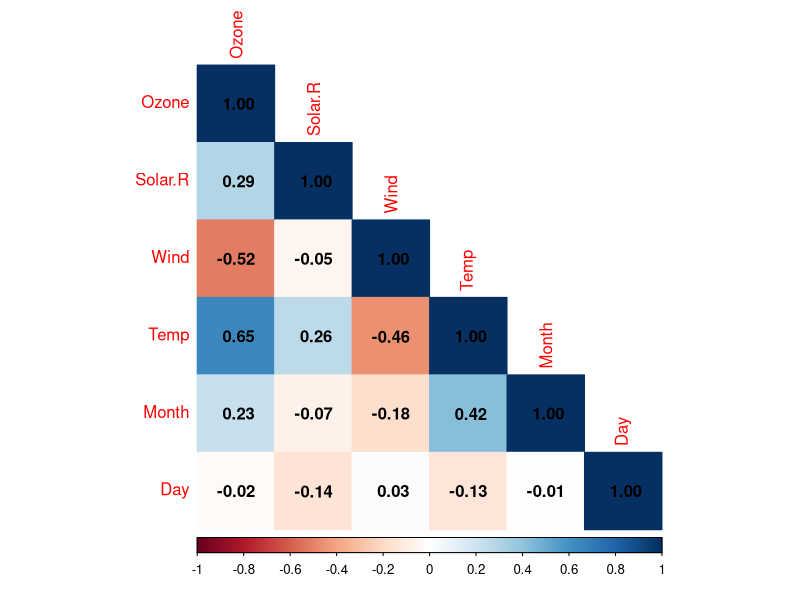
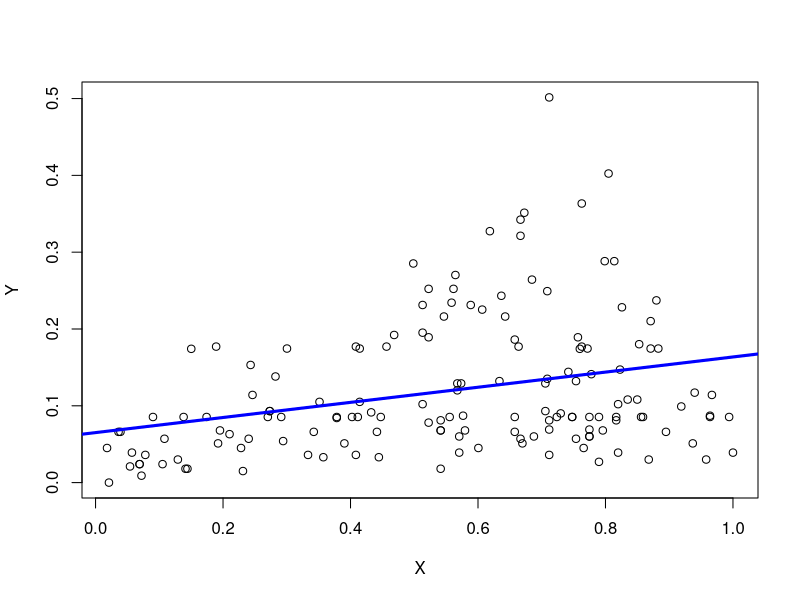
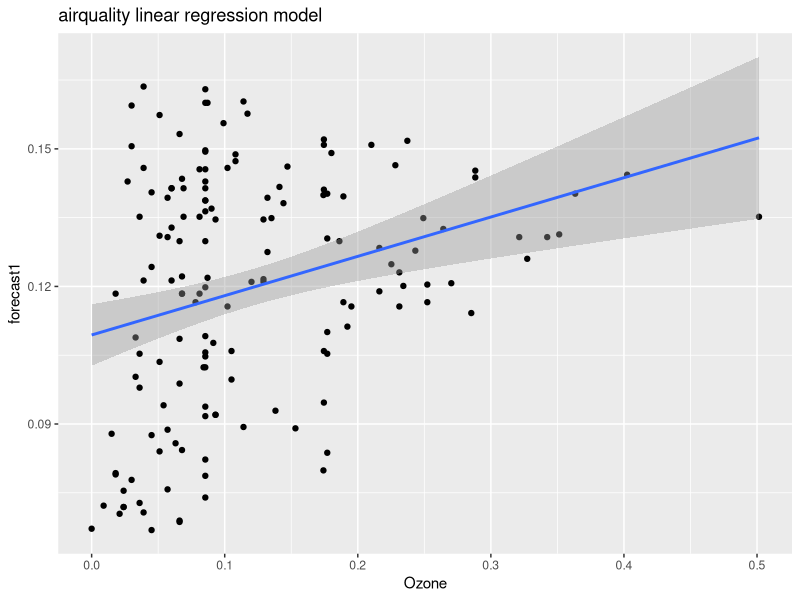
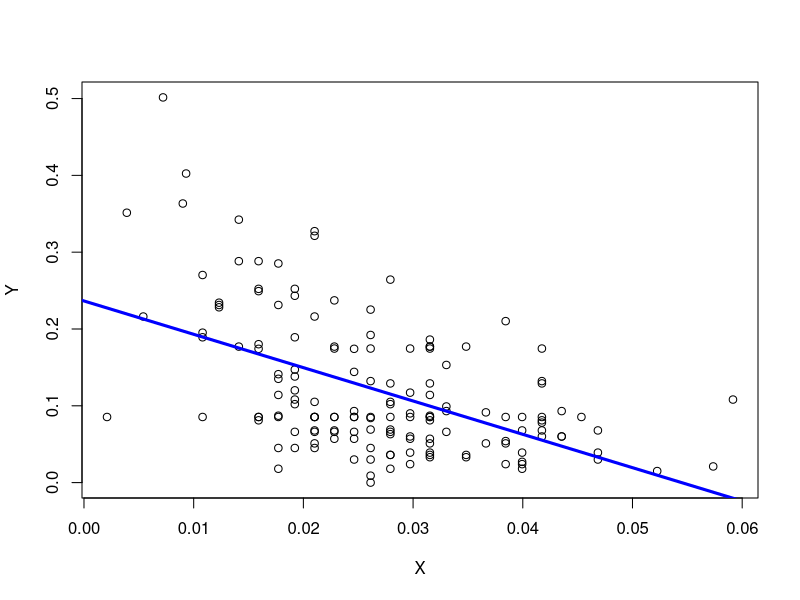
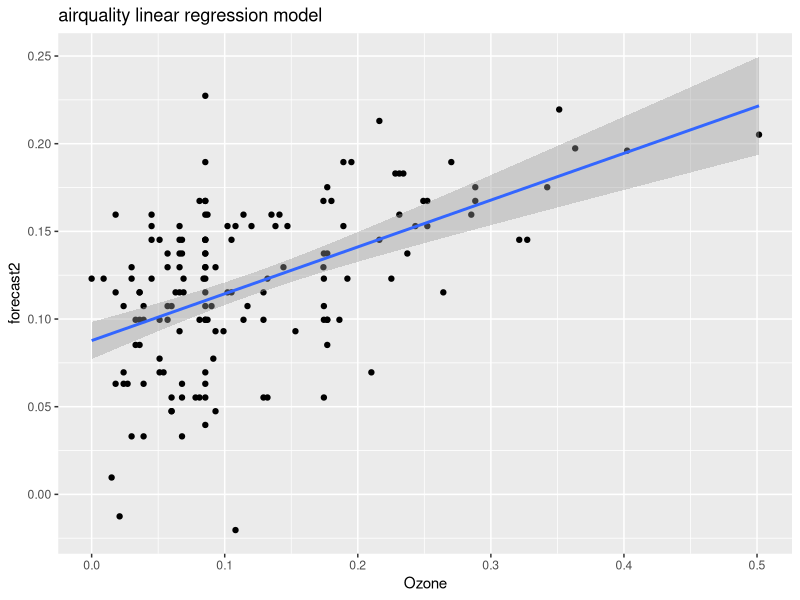

The R source for these figures, in order:
library(mlbench)
library(corrplot)
library(ggplot2)
#airquality 데이터를 로드함
data("airquality")

#이상치 확인 및 제거
col1 = mapply(anyNA, airquality)
col1
for(i in 1:nrow(airquality)){
  if(is.na(airquality[i,"Ozone"])){
    airquality[i,"Ozone"]=mean(airquality[which(airquality[,"Month"]
                                                == airquality[i,"Month"]),
                                          "Ozone"],na.rm=T)
  }
  if(is.na(airquality[i,"Solar.R"])){
    airquality[i,"Solar.R"]=mean(airquality[which(airquality[,"Month"]
                                                == airquality[i,"Month"]),
                                          "Solar.R"],na.rm=T)
  }
}

#정규화
normalize = function(x){
  return((x-min(x))/(max(x)-min(x)))
}
airquality = normalize(airquality)
str(airquality)
head(airquality)

#상관관계 파악
airquality_cor = cor(airquality)
corrplot(airquality_cor, method = "color",
         type="lower", addCoef.col = "black")

#1차 선형회귀모델 확인 (태양광과 오존의 모델)
Y = airquality[,"Ozone"]
X = airquality[,"Solar.R"]

model1 = lm(Y~X)
model1
plot(Y~X)
abline(model1, col="blue", lwd=3)
summary(model1)

#1차 예측모델
airquality$forecast1 = predict(model1)
ggplot(data=airquality, aes(x=Ozone, y=forecast1)) +
  geom_point()+
  geom_smooth(method = lm)+
  labs(title="airquality linear regression model")

#2차 선형회귀모델 확인 (바람과 오존의 모델)
Y = airquality[,"Ozone"]
X = airquality[,"Wind"]

model2 = lm(Y~X)
model2
plot(Y~X)
abline(model2, col="blue", lwd=3)
summary(model2)

#2차 예측모델
airquality$forecast2 = predict(model2)
ggplot(data=airquality, aes(x=Ozone, y=forecast2)) +
  geom_point()+
  geom_smooth(method = lm)+
  labs(title="airquality linear regression model")


#Ozone에 다른 변수들이 미치는 영향을 확인하기 위해, 1차로 모델을 생성
m=lm(Ozone~., data=airquality)
#Intercept, Solar.R, Wind, Temp, Month가 유의미한 영향력을 끼치는 것으로 확인
summary(m)

 #전진선택, 후진제거, 단계적선택법 모두를 이용하여 모델을 만든결과,
#AIC가 679.71이며, Solar.R, Wind, Temp, Month로 이루어진 모델이 가장 최상의
#모델로 결정됨
#Ozone ~ Solar.R + Wind + Temp + Month
m2=step(m, direction = "both")
summary(m2)

m3=step(m, direction = "forward")
summary(m3)

m4=step(m, direction= "backward")
summary(m4)
